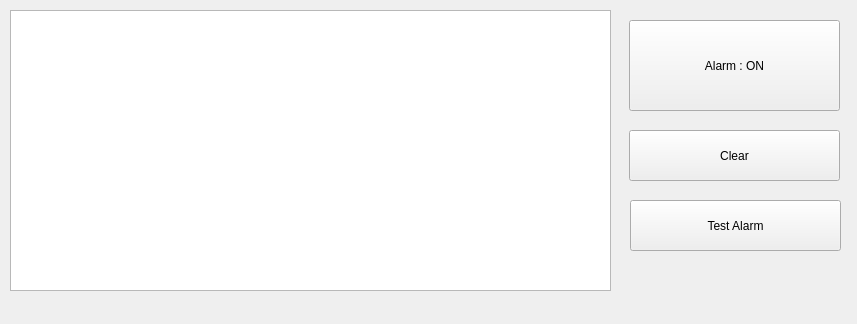
<?xml version="1.0" encoding="UTF-8"?>
<ui version="4.0">
 <class>MainWindow</class>
 <widget class="QMainWindow" name="MainWindow">
  <property name="geometry">
   <rect>
    <x>0</x>
    <y>0</y>
    <width>857</width>
    <height>324</height>
   </rect>
  </property>
  <property name="windowTitle">
   <string>Log Alert</string>
  </property>
  <widget class="QWidget" name="centralwidget">
   <widget class="QPushButton" name="pushButton">
    <property name="geometry">
     <rect>
      <x>629</x>
      <y>20</y>
      <width>211</width>
      <height>91</height>
     </rect>
    </property>
    <property name="text">
     <string>Alarm : ON</string>
    </property>
   </widget>
   <widget class="QTableWidget" name="tableWidget">
    <property name="geometry">
     <rect>
      <x>10</x>
      <y>10</y>
      <width>601</width>
      <height>281</height>
     </rect>
    </property>
   </widget>
   <widget class="QPushButton" name="pushButton_2">
    <property name="geometry">
     <rect>
      <x>629</x>
      <y>130</y>
      <width>211</width>
      <height>51</height>
     </rect>
    </property>
    <property name="text">
     <string>Clear</string>
    </property>
   </widget>
   <widget class="QPushButton" name="pushButton_3">
    <property name="geometry">
     <rect>
      <x>630</x>
      <y>200</y>
      <width>211</width>
      <height>51</height>
     </rect>
    </property>
    <property name="text">
     <string>Test Alarm</string>
    </property>
   </widget>
  </widget>
  <widget class="QMenuBar" name="menubar">
   <property name="geometry">
    <rect>
     <x>0</x>
     <y>0</y>
     <width>857</width>
     <height>22</height>
    </rect>
   </property>
  </widget>
 </widget>
 <resources/>
 <connections/>
</ui>
